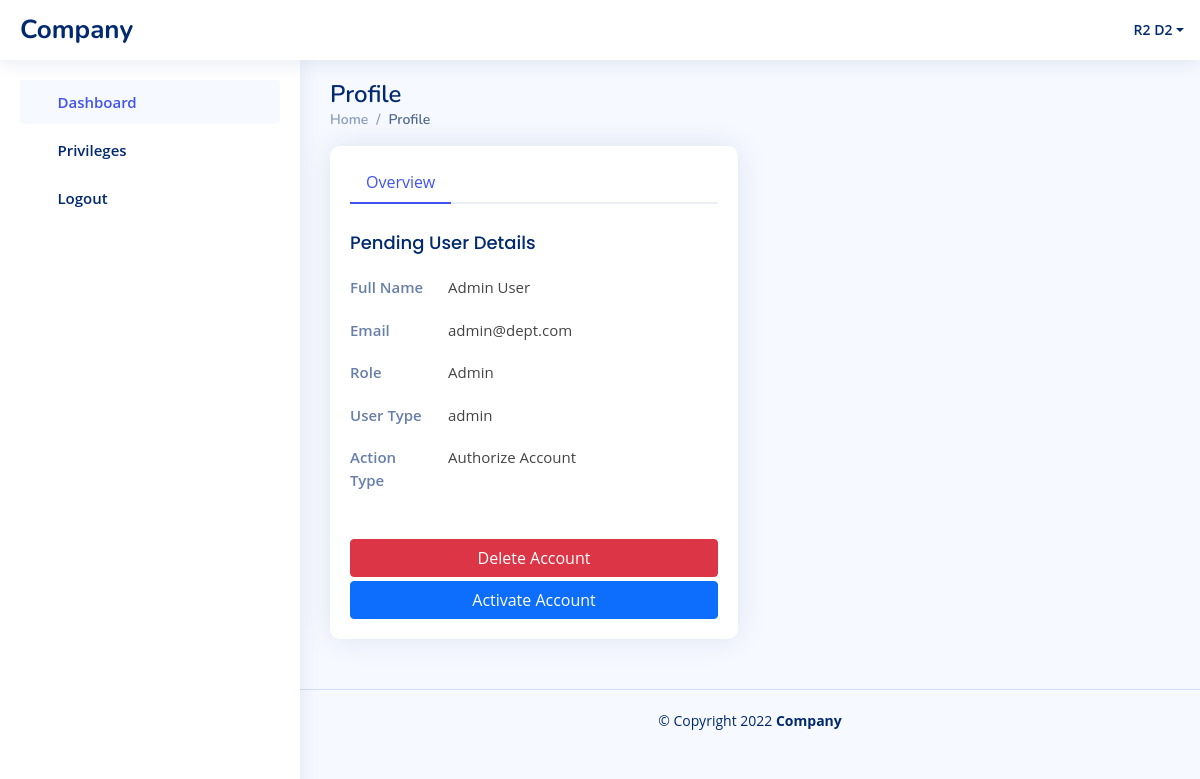
The page /access-control/pending-user-approve/1/ (signed in) on the database its author committed.
### users/models.py (models this page shows)
class User(AbstractBaseUser, PermissionsMixin):
    email = models.EmailField(_('email address'), unique=True)
    username = models.CharField(max_length = 50, blank = True, null = True, unique = True)
    first_name = models.CharField(
        max_length=50, verbose_name=_("first name"),
    )
    middle_name = models.CharField(
        max_length=50, verbose_name=_("middle name"), null=True, blank=True
    )
    last_name = models.CharField(
        max_length=50, verbose_name=_("last name"),
    )
    BRANCH_CHOICES = (
        (2, "Ebankese Branch"),
        (3, "Accra Central Branch"),
        (4, "Republic Court Branch"),
        (5, "Kumasi Branch"),
        (6, "Tema Branch"),
        (7, "Legon Branch"),
        (8, "Abossey Okai Branch"),
        (9, "Tudu Branch"),
        (10, "Techiman Branch"),
        (11, "KNUST Brach"),
        (12, "Tamale Branch"),
        (13, "Koforidua Branch"),
        (14, "Baatsona Branch"),
        (15, "Private Panking"),
        (16, "Ashaiman Branch"),
        (17, "Takoradi Branch"),
        (18, "Kasoa Branch"),
        (19, "Post Office Square Branch"),
        (20, "Adabraka Branch"),
        (21, "Agona Swedru Branch"),
        (22, "Cape Coast Branch"),
        (23, "Winneba Branch"),
        (24, "Asamankese Branch"),
        (25, "Dansoman Branch"),
        (26, "Accra Newtown Branch"),
        (27, "Sefwi Wiawso"),
        (28, "Essam Branch"),
        (29, "Asankragua Branch"),
        (30, "Sefwi Bekwai Branch "),
        (31, "Akontombra Branch"),
        (32, "Juaboso"),
        (33, "Asempaneye Branch"),
        (34, "Madina Branch"),
        (35, "Goaso Branch"),
        (36, "Achimota Branch"),
        (37, "Asokwa Branch"),
        (38, "Tema Community 25 Branch"),
        (39, "Bolgatanga Branch"),
        (40, "Adjiringanor Branch"),
    )
    branch = models.PositiveBigIntegerField(choices=BRANCH_CHOICES,null=True,blank=True)
    is_staff = models.BooleanField(default=False)
    is_active = models.BooleanField(default=True)
    is_branch_user = models.BooleanField(default=False)
    is_head_office_user = models.BooleanField(default=False)
    staff_id = models.CharField(max_length=50,null=True,blank=True)
    is_delete_requested = models.BooleanField(default= False)
    USER_TYPE_CHOICES = (
        (1, 'branch'),
        (2, 'officer'),
        (3, 'admin'),
        (4,'access control admin'),
        (5,'access control staff'),
    )
    role = models.CharField(max_length=200,null=True,blank = True)
    user_type = models.PositiveSmallIntegerField(
        choices=USER_TYPE_CHOICES,null=True,blank=True)
    date_started = models.DateTimeField(default=timezone.now)
    objects = CustomUserManager()
    USERNAME_FIELD = 'email'
    REQUIRED_FIELDS = [ 'first_name', 'last_name']
    def __str__(self):
        return f'{self.first_name} {self.last_name}'

### access_control/views.py (the view)
# urls.py: path('pending-user-approve/<int:pk>/',views.pending_user_approve,name="user-approve"),
@login_required
def pending_user_approve(request,pk):
    context = {}
    pending_user = User.objects.get(id = pk)
    context['pending_user'] = pending_user
    return render(request,'access_control/user-pages/pending_user_approve.html',context)

### access_control/templates/access_control/user-pages/pending_user_approve.html (shortened to what this page needs)
{% extends 'access_control/base.html' %}
{% block content %}
<div class="pagetitle">
  <h1>Profile</h1>
  <nav>
    <ol class="breadcrumb">
      <li class="breadcrumb-item"><a href="supadhome.html">Home</a></li>
      <li class="breadcrumb-item active">Profile</li>
    </ol>
  </nav>
</div>
<section class="section profile">
  <div class="row">
    <div class="col-xl-6">
      <div class="card">
        <div class="card-body pt-3">
          <ul class="nav nav-tabs nav-tabs-bordered">
            <li class="nav-item">
              <button class="nav-link active" data-bs-toggle="tab" data-bs-target="#profile-overview">Overview</button>
            </li>
          </ul>
          <div class="tab-content pt-2">
            <div class="tab-pane fade show active profile-overview" id="profile-overview">
              <h5 class="card-title">Pending User  Details</h5>
              <div class="row">
                <div class="col-lg-3 col-md-4 label ">Full Name</div>
                <div class="col-lg-9 col-md-8">{{pending_user}}</div>
              </div>
              <div class="row">
                <div class="col-lg-3 col-md-4 label">Email</div>
                <div class="col-lg-9 col-md-8">{{pending_user.email}}</div>
              </div>
              <div class="row">
                <div class="col-lg-3 col-md-4 label">Role</div>
                <div class="col-lg-9 col-md-8">{{pending_user.role}}</div>
              </div>
              <div class="row">
                <div class="col-lg-3 col-md-4 label">User Type</div>
                <div class="col-lg-9 col-md-8">{{pending_user.get_user_type_display}}</div>
              </div>
              <div class="row">
                <div class="col-lg-3 col-md-4 label">Action Type</div>
                <div class="col-lg-9 col-md-8">{% if pending_user.is_delete_requested %} Delete Account {% else %} Authorize Account {% endif %}</div>
              </div>
            </div>
            <br>
            <div class="d-grid gap-1 mt-1">
            <a  href = "{% url 'users:user-delete' pending_user.id %}" class="btn btn-danger">Delete Account</a>
            <a  href = "{% url 'users:user-activate' pending_user.id %}" class="btn btn-primary">Activate Account</a>
          </div>
          </div>
        </div>
      </div>
    </div>
  </div>
</section>
{% endblock %}

### access_control/templates/access_control/base.html (shortened to what this page needs)
{% load static %}
{% load crispy_forms_tags %}
<!DOCTYPE html>
<html lang="en">
  <head>
    <link
      rel="stylesheet"
      href="{% static 'assets/fonts/open-sans-v29-latin-300.woff' %}"
    />
    <link
      rel="stylesheet"
      href="{% static 'assets/fonts/nunito-v24-latin-300.woff' %}"
    />
    <link
      rel="stylesheet"
      href="{% static 'assets/fonts/poppins-v20-latin-300.woff' %}"
    />
    <link
      href="{% static 'assets/vendor/bootstrap/css/bootstrap.min.css' %}"
      rel="stylesheet"
    />
    <link
      href="{% static 'assets/vendor/bootstrap-icons/bootstrap-icons.css' %}"
      rel="stylesheet"
    />
    <link
      href="{% static 'assets/vendor/boxicons/css/boxicons.min.css' %}"
      rel="stylesheet"
    />
    <link
      href="{% static 'assets/vendor/quill/quill.snow.css' %}"
      rel="stylesheet"
    />
    <link
      href="{% static 'assets/vendor/quill/quill.bubble.css' %}"
      rel="stylesheet"
    />
    <link
      href="{% static 'assets/vendor/remixicon/remixicon.css' %}"
      rel="stylesheet"
    />
    <link
      href="{% static 'assets/vendor/datatables/datatables/media/css/jquery.dataTables.css' %}"
      rel="stylesheet"
    />
    <link
      href="{% static 'assets/vendor/datatables/datatables/media/js/jquery.dataTables.min.js' %}"
      rel="stylesheet"
    />
    <link href="{% static 'assets/vendor/filepond/dist/filepond.css' %}" rel="stylesheet">
    <link href="{% static 'assets/css/style.css' %}" rel="stylesheet" />
  </head>
  <body>
    <header id="header" class="header fixed-top d-flex align-items-center">
      <div class="d-flex align-items-center justify-content-between">
        <a href="/" class="logo d-flex align-items-center">
          <span class="d-none d-lg-block">Company</span>
        </a>
      </div>
      <nav class="header-nav ms-auto">
        <ul class="d-flex align-items-center">
          <li class="nav-item dropdown pe-3">
            <a
              class="nav-link nav-profile d-flex align-items-center pe-0"
              href="#"
              data-bs-toggle="dropdown"
            >
              <i class="bx bxs-user bx-sm"></i>
              <span class="d-none d-md-block dropdown-toggle ps-2"
                >{{user}}</span
              > </a
            >
          </li>
        </ul>
      </nav>
    </header>
    {% include 'access_control/sidebar.html' %}
    <main id="main" class="main">
     {% block content %}
     {% endblock %}
    </main>
    <footer id="footer" class="footer">
      <div class="copyright">
        &copy; Copyright <span id = "copyright-year"></span> <strong><span>Company</span></strong>
      </div>
    </footer>
  </body>
</html>

### static/assets/css/style.css (style rules this page uses)
:root { scroll-behavior: smooth; }
body { font-family: "Open Sans", sans-serif; background: #f6f9ff; color: #444444; }
a { color: #4154f1; text-decoration: none; }
h1, h2, h3, h4, h5, h6 { font-family: "Nunito", sans-serif; }
#main { margin-top: 60px; padding: 20px 30px; transition: all 0.3s; }
.pagetitle { margin-bottom: 10px; }
.pagetitle h1 { font-size: 24px; margin-bottom: 0; font-weight: 600; color: #012970; }
.card { margin-bottom: 30px; border: none; border-radius: 10px; box-shadow: 0px 0 30px rgba(1, 41, 112, 0.1); }
.card-title { padding: 20px 0 15px 0; font-size: 18px; font-weight: 500; color: #012970; font-family: "Poppins", sans-serif; }
.card-body { padding: 0 20px 20px 20px; }
.breadcrumb { font-size: 14px; font-family: "Nunito", sans-serif; color: #899bbd; font-weight: 600; }
.breadcrumb a { color: #899bbd; transition: 0.3s; }
.breadcrumb .breadcrumb-item::before { color: #899bbd; }
.breadcrumb .active { color: #51678f; font-weight: 600; }
.nav-tabs-bordered { border-bottom: 2px solid #ebeef4; }
.nav-tabs-bordered .nav-link { margin-bottom: -2px; border: none; color: #2c384e; }
.nav-tabs-bordered .nav-link.active { background-color: #fff; color: #4154f1; border-bottom: 2px solid #4154f1; }
.logo { line-height: 1; }
@media (min-width: 1200px) { .logo { width: 280px; } }
.logo span { font-size: 26px; font-weight: 700; color: #012970; font-family: "Nunito", sans-serif; }
.header { transition: all 0.5s; z-index: 997; height: 60px; box-shadow: 0px 2px 20px rgba(1, 41, 112, 0.1); background-color: #fff; padding-left: 20px; }
.header-nav ul { list-style: none; }
.header-nav > ul { margin: 0; padding: 0; }
.header-nav .nav-profile { color: #012970; }
.header-nav .nav-profile span { font-size: 14px; font-weight: 600; }
@media (min-width: 1200px) { #main, #footer { margin-left: 300px; } }
.profile .profile-overview .row { margin-bottom: 20px; font-size: 15px; }
.profile .profile-overview .card-title { color: #012970; }
.profile .profile-overview .label { font-weight: 600; color: rgba(1, 41, 112, 0.6); }
.footer { padding: 20px 0; font-size: 14px; transition: all 0.3s; border-top: 1px solid #cddfff; }
.footer .copyright { text-align: center; color: #012970; }

### rows shown on the page
User: first_name+last_name "R2 D2"
User: first_name+last_name "Admin User", email "admin@dept.com", role "Admin", user_type "admin"
